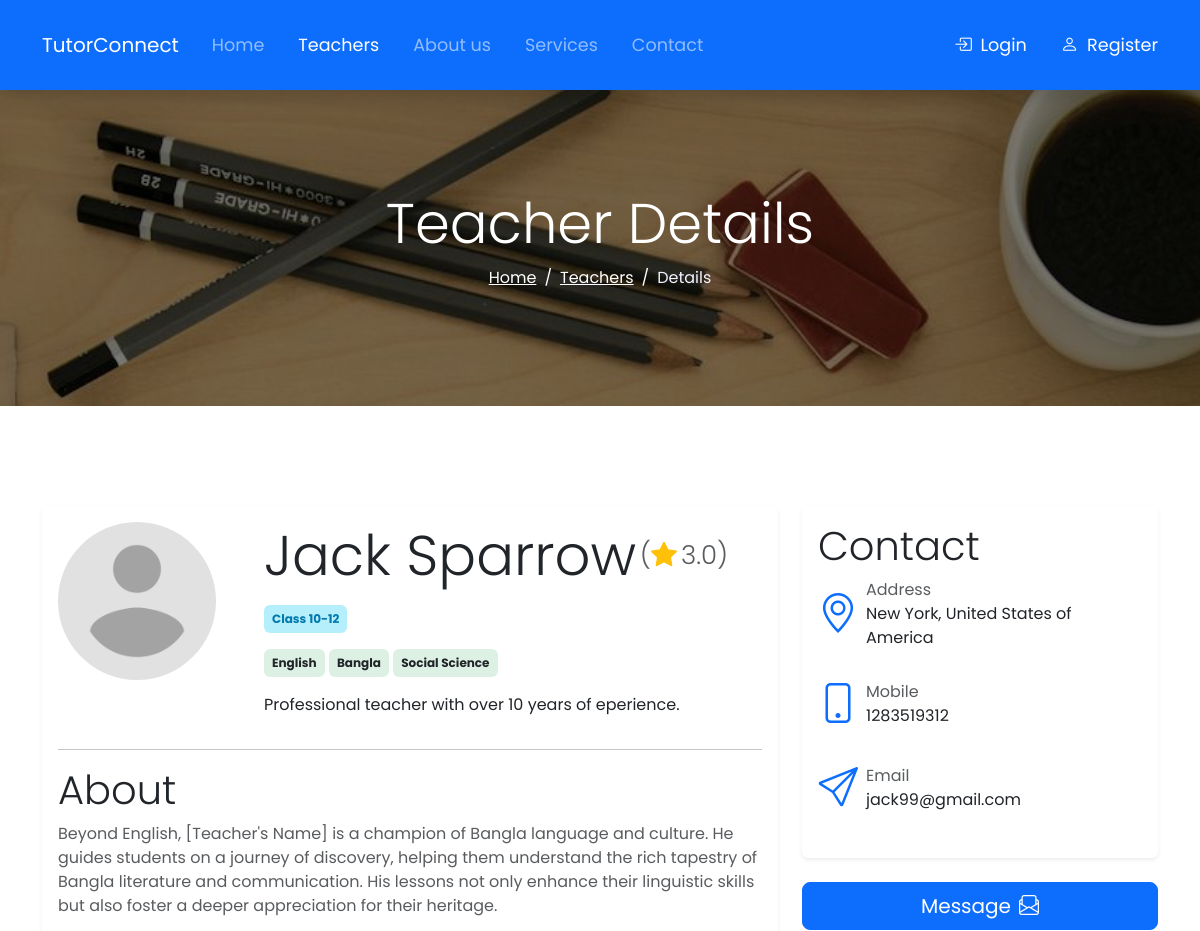
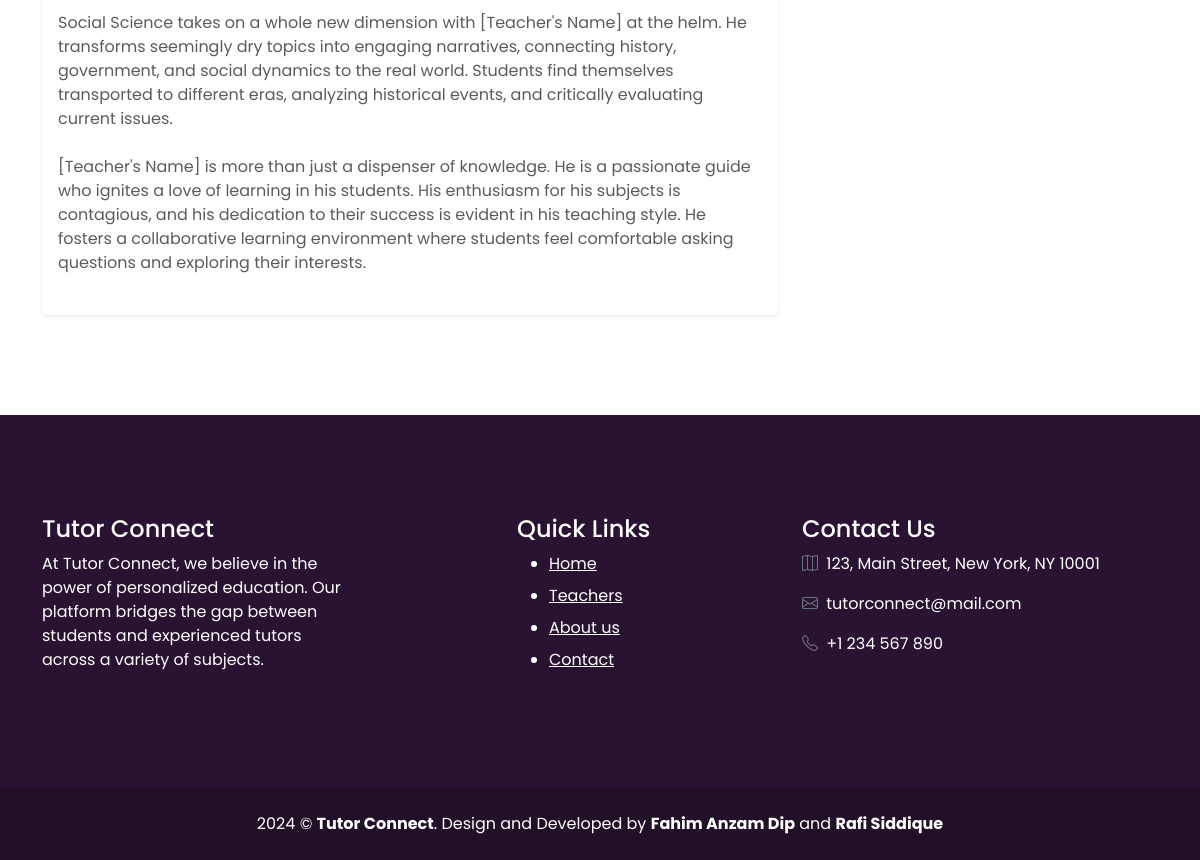
The page /teacher_detail.php?id=1 on the database its author committed (2 pictures, top to bottom).
### tables this page shows
CREATE TABLE `teachers` (
  `id` bigint NOT NULL,
  `user_id` bigint NOT NULL,
  `address` text,
  `image` varchar(255) DEFAULT NULL,
  `short_description` text,
  `description` longtext,
  `class` varchar(255) DEFAULT NULL,
  `featured` tinyint(1) NOT NULL DEFAULT '0',
  `approved` tinyint(1) NOT NULL DEFAULT '0'
);

CREATE TABLE `users` (
  `id` bigint NOT NULL,
  `name` varchar(255) NOT NULL,
  `username` varchar(255) NOT NULL,
  `email` varchar(255) NOT NULL,
  `mobile` varchar(255) DEFAULT NULL,
  `password` varchar(255) NOT NULL,
  `role` varchar(255) DEFAULT NULL,
  `avatar` varchar(255) DEFAULT NULL
);

CREATE TABLE `subjects` (
  `id` bigint NOT NULL,
  `subject_name` varchar(255) NOT NULL
);

### teacher_detail.php (the view, shortened to what this page needs)
<?php include 'includes/header.php'; ?>
<?php
$teacher_id = $_GET['id'];
$query = "SELECT teachers.id AS teacher_id, teachers.*, users.* FROM teachers JOIN users ON teachers.user_id = users.id WHERE teachers.id = $teacher_id";
$result = mysqli_query($connection, $query);
$teacher = mysqli_fetch_assoc($result);
$query = "SELECT AVG(rating) AS rating FROM reviews WHERE teacher_id = $teacher_id";
$result = mysqli_query($connection, $query);
$rating = mysqli_fetch_assoc($result);
?>
    <section class="breadcrumb-section section-padding text-center breadcrumb-bg">
        <div class="container">
            <div class="row">
                <div class="col-md-12">
                    <h2 class="breadcrumb-title display-4">Teacher Details</h2>
                    <nav>
                        <ol class="breadcrumb
                        justify-content-center">
                            <li class="breadcrumb-item">
                                <a href="index.php">Home</a>
                            </li>
                            <li class="breadcrumb-item">
                                <a href="teachers.php">Teachers</a>
                            </li>
                            <li class="breadcrumb-item active">Details</li>
                        </ol>
                    </nav>
                </div>
            </div>
        </div>
    </section>
    <section class="teacher-details section-padding">
        <div class="container">
            <div class="row">
                <div class="col-md-8">
                    <div class="card border-0 shadow-sm">
                        <div class="card-body">
                            <div class="row gap-10">
                                <div class="col-md-3">
                                    <div class="mb-3">
                                        <?php if ($teacher['image']): ?>
                                            <img src="uploads/<?= $teacher['image'] ?>"
                                                 alt="Teacher"
                                                 class="img-fluid rounded-circle">
                                        <?php else: ?>
                                            <img src="images/person_placeholder.png"
                                                 alt="Teacher"
                                                 class="img-fluid rounded-circle">
                                        <?php endif; ?>
                                    </div>
                                </div>
                                <div class="col-md-9">
                                    <div class="ms-4">
                                        <h2 class="teacher-name mb-3 d-flex align-items-center flex-wrap display-4">
                                            <span class="me-1"><?= $teacher['name'] ?></span>
                                            <span style="font-size: 26px;" class="text-muted">
                                            (<i class="bi bi-star-fill text-warning"></i><span class="ms-1"><?= isset($rating['rating']) ? number_format($rating['rating'], 1) : number_format(0, 1) ?></span>)
                                        </span>
                                        </h2>
                                        <div class="teacher-class mb-3">
                                            <span class="badge bg-info p-2"><?= $teacher['class'] ?></span>
                                        </div>
                                        <div class="teacher-skills mb-3">
                                            <?php
                                                $teacher_id = $teacher['teacher_id'];
                                                $query = "SELECT subjects.subject_name FROM teacher_subjects JOIN subjects ON teacher_subjects.subject_id = subjects.id WHERE teacher_subjects.teacher_id = $teacher_id";
                                                $result = mysqli_query($connection, $query);
                                                $subjects = mysqli_fetch_all($result, MYSQLI_ASSOC);
                                            ?>
                                            <?php foreach ($subjects as $subject): ?>
                                                <span class="badge bg-light text-dark p-2"><?= $subject['subject_name'] ?></span>
                                            <?php endforeach; ?>
                                        </div>
                                        <p>
                                            <?= $teacher['short_description'] ?>
                                        </p>
                                    </div>
                                </div>
                            </div>
                            <hr class="bg-light">
                            <div class="teacher-details">
                                <h3 class="section-title display-6">About</h3>
                                <p class="text-muted mb-4">
                                    <?= htmlspecialchars_decode($teacher['description']) ?>
                                </p>
                            </div>
                        </div>
                    </div>
                </div>
                <div class="col-md-4">
                    <div class="card shadow-sm border-0">
                        <div class="card-body">
                            <h3 class="section-title display-6">Contact</h3>
                            <div class="contact-info mb-4 d-flex align-items-center">
                                <div class="icon" style="font-size: 40px;">
                                    <i class="bi bi-geo-alt text-primary"></i>
                                </div>
                                <div class="info ms-2">
                                    <p class="text-muted mb-0">Address</p>
                                    <p class="mb-0"><?= $teacher['address'] ?></p>
                                </div>
                            </div>
                            <div class="contact-info mb-4 d-flex align-items-center">
                                <div class="icon" style="font-size: 40px;">
                                    <i class="bi bi-phone text-primary"></i>
                                </div>
                                <div class="info ms-2">
                                    <p class="text-muted mb-0">Mobile</p>
                                    <p class="mb-0"><?= $teacher['mobile'] ?></p>
                                </div>
                            </div>
                            <div class="contact-info mb-4 d-flex align-items-center">
                                <div class="icon" style="font-size: 40px;">
                                    <i class="bi bi-send text-primary"></i>
                                </div>
                                <div class="info ms-2">
                                    <p class="text-muted mb-0">Email</p>
                                    <p class="mb-0"><?= $teacher['email'] ?></p>
                                </div>
                            </div>
                        </div>
                    </div>
                    <div class="d-grid mt-4">
                        <button type="button" data-bs-toggle="modal" data-bs-target="#messageModal"
                                class="btn btn-primary btn-lg d-flex align-items-center justify-content-center">
                            <span>Message</span>
                            <i class="bi bi-envelope-paper ms-2"></i>
                        </button>
                    </div>
                </div>
            </div>
        </div>
    </section>
<?php include 'includes/footer.php'; ?>

### css/style.css (style rules this page uses)
body { font-family: "Poppins", sans-serif; }
.section-padding { padding-top: 100px; padding-bottom: 100px; }
.breadcrumb-bg { background-image: linear-gradient(rgba(0, 0, 0, 0.5), rgba(0, 0, 0, 0.5)), url("../images/breadcrumb_background.jpg"); background-size: cover; background-position: center; background-repeat: no-repeat; background-attachment: fixed; }
.breadcrumb-item a { color: #fff; }
.breadcrumb-item+.breadcrumb-item::before { float: left; padding-right: var(--bs-breadcrumb-item-padding-x); color: #fff; content: var(--bs-breadcrumb-divider, "/"); }
.breadcrumb-item.active { color: #f3f3ff; }
.breadcrumb-title { color: #fff; }
.teacher-skills .badge { background-color: #dcf1e4 !important; color: #0c622e; font-size: 12px; }
.teacher-class .badge { background-color: rgba(13, 202, 240, 0.3) !important; color: #0079af; font-size: 12px; }

### rows shown on the page
teachers: image (placeholder picture), user.name "Jack Sparrow", class "Class 10-12", short_description "Professional teacher with over 10 years of eperience.", description "Beyond English, [Teacher's Name] is a champion of Bangla language and culture. He guides students on a journey of discovery, helping them understand the rich tapestry of Bangla literature and communication. His lessons not only enhance their linguistic skills but also foster a deeper appreciation for their heritage. Social Science takes on a whole new dimension with [Teacher's Name] at the helm. He transforms seemingly dry topics into engaging narratives, connecting history, government, and social dynamics to the real world. Students find themselves transported to different eras, analyzing historical events, and critically evaluating current issues. [Teacher's Name] is more than just a…", address "New York, United States of America", user.mobile "1283519312", user.email "jack99@gmail.com"
subjects: subject_name "English"
subjects: subject_name "Bangla"
subjects: subject_name "Social Science"

### other values the page prints
$rating['rating'] "3.0"
